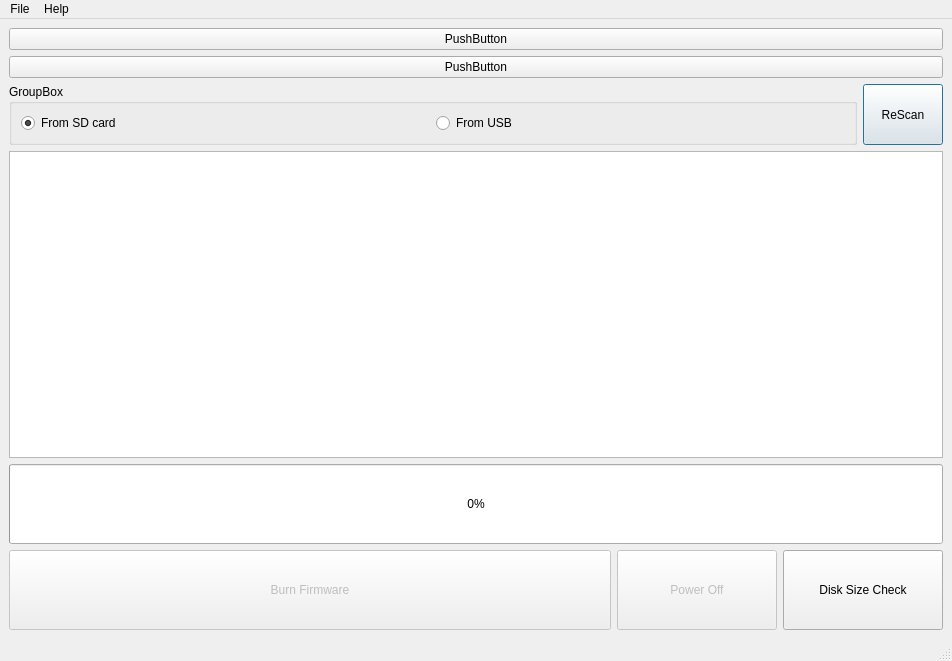
<?xml version="1.0" encoding="UTF-8"?>
<ui version="4.0">
 <class>MainWindow</class>
 <widget class="QMainWindow" name="MainWindow">
  <property name="geometry">
   <rect>
    <x>0</x>
    <y>0</y>
    <width>952</width>
    <height>661</height>
   </rect>
  </property>
  <property name="windowTitle">
   <string>MainWindow</string>
  </property>
  <widget class="QWidget" name="centralwidget">
   <layout class="QVBoxLayout" name="verticalLayout">
    <item>
     <widget class="QPushButton" name="pushButton_2">
      <property name="text">
       <string>PushButton</string>
      </property>
     </widget>
    </item>
    <item>
     <widget class="QPushButton" name="pushButton">
      <property name="text">
       <string>PushButton</string>
      </property>
     </widget>
    </item>
    <item>
     <layout class="QHBoxLayout" name="horizontalLayout_3">
      <item>
       <widget class="QGroupBox" name="groupBox_Source">
        <property name="title">
         <string>GroupBox</string>
        </property>
        <layout class="QHBoxLayout" name="horizontalLayout_2">
         <item>
          <widget class="QRadioButton" name="radioButton_SD">
           <property name="text">
            <string>From SD card</string>
           </property>
           <property name="checked">
            <bool>true</bool>
           </property>
          </widget>
         </item>
         <item>
          <widget class="QRadioButton" name="radioButton_USB">
           <property name="text">
            <string>From USB</string>
           </property>
          </widget>
         </item>
        </layout>
       </widget>
      </item>
      <item>
       <widget class="QPushButton" name="pushButton_Rescan">
        <property name="sizePolicy">
         <sizepolicy hsizetype="Maximum" vsizetype="Minimum">
          <horstretch>0</horstretch>
          <verstretch>0</verstretch>
         </sizepolicy>
        </property>
        <property name="text">
         <string>ReScan</string>
        </property>
        <property name="autoDefault">
         <bool>false</bool>
        </property>
        <property name="default">
         <bool>true</bool>
        </property>
       </widget>
      </item>
     </layout>
    </item>
    <item>
     <widget class="QListWidget" name="listWidget">
      <property name="font">
       <font>
        <pointsize>20</pointsize>
       </font>
      </property>
      <property name="sortingEnabled">
       <bool>true</bool>
      </property>
     </widget>
    </item>
    <item>
     <widget class="QProgressBar" name="progressBar">
      <property name="minimumSize">
       <size>
        <width>0</width>
        <height>80</height>
       </size>
      </property>
      <property name="value">
       <number>0</number>
      </property>
     </widget>
    </item>
    <item>
     <layout class="QHBoxLayout" name="horizontalLayout">
      <item>
       <widget class="QPushButton" name="pushButton_Burn">
        <property name="enabled">
         <bool>false</bool>
        </property>
        <property name="minimumSize">
         <size>
          <width>0</width>
          <height>80</height>
         </size>
        </property>
        <property name="text">
         <string>Burn Firmware</string>
        </property>
       </widget>
      </item>
      <item>
       <widget class="QPushButton" name="pushButton_PowerOff">
        <property name="enabled">
         <bool>false</bool>
        </property>
        <property name="sizePolicy">
         <sizepolicy hsizetype="Fixed" vsizetype="Fixed">
          <horstretch>0</horstretch>
          <verstretch>0</verstretch>
         </sizepolicy>
        </property>
        <property name="minimumSize">
         <size>
          <width>160</width>
          <height>80</height>
         </size>
        </property>
        <property name="text">
         <string>Power Off</string>
        </property>
       </widget>
      </item>
      <item>
       <widget class="QPushButton" name="pushButton_Size_Check">
        <property name="enabled">
         <bool>true</bool>
        </property>
        <property name="sizePolicy">
         <sizepolicy hsizetype="Fixed" vsizetype="Fixed">
          <horstretch>0</horstretch>
          <verstretch>0</verstretch>
         </sizepolicy>
        </property>
        <property name="minimumSize">
         <size>
          <width>160</width>
          <height>80</height>
         </size>
        </property>
        <property name="text">
         <string>Disk Size Check</string>
        </property>
       </widget>
      </item>
     </layout>
    </item>
   </layout>
  </widget>
  <widget class="QMenuBar" name="menubar">
   <property name="geometry">
    <rect>
     <x>0</x>
     <y>0</y>
     <width>952</width>
     <height>25</height>
    </rect>
   </property>
   <widget class="QMenu" name="menuFile">
    <property name="title">
     <string>File</string>
    </property>
    <addaction name="actionClose"/>
   </widget>
   <widget class="QMenu" name="menuHelp">
    <property name="title">
     <string>Help</string>
    </property>
    <addaction name="actionAbout"/>
   </widget>
   <addaction name="menuFile"/>
   <addaction name="menuHelp"/>
  </widget>
  <widget class="QStatusBar" name="statusbar"/>
  <action name="actionClose">
   <property name="text">
    <string>Close</string>
   </property>
  </action>
  <action name="actionAbout">
   <property name="text">
    <string>About...</string>
   </property>
  </action>
 </widget>
 <resources/>
 <connections/>
</ui>
